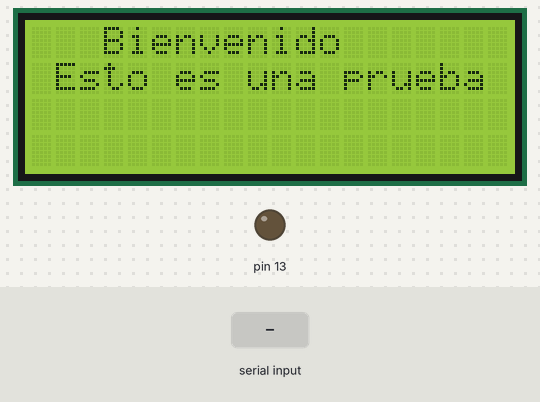
Bench run of a sketch on a simulated Arduino Uno, built with avr-gcc and run on an emulated ATmega328P. Shown: 20×4 character LCD, output pins drawn as LEDs (lit = HIGH). The inputs (shaded band) are chosen by the test bench. What the sketch prints to the serial monitor is not drawn.

Above: at 1.2 s.
1.3 s: "V90\n" received over Serial
At 1.8 s:
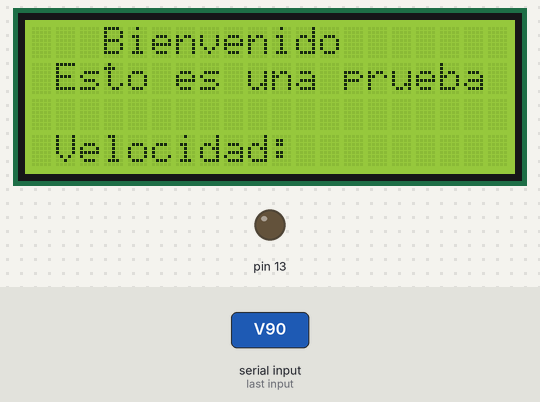
At 6.2 s:
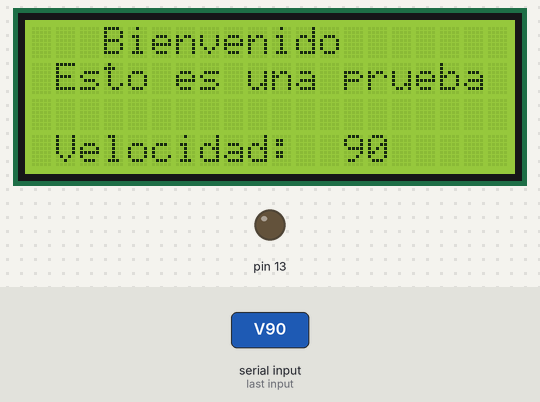
Timing chart, 0 to 7.7 s (numbered marks = the images above; inputs shaded):
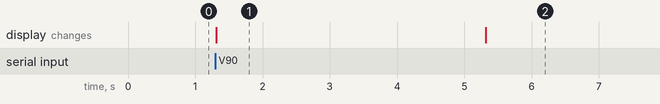

Measured:
- after the input at 1.3 s, the display: changes at once (image 1)
- what the display in image 1 shows lasts 4.0 s, from 1.3 s to 5.3 s

The sketch:

Prueba.ino
```cpp
#include<LCD.h>
#include <Wire.h>  // Lo trae Arduino IDE
#include <LiquidCrystal_I2C.h> // Incluimos la libreria del LCD
#include "LED.h"

LiquidCrystal_I2C lcd(0x27, 2, 1, 0, 4, 5, 6, 7, 3, POSITIVE);  // Seteamos la direccion I2C

LED led(13);

char opcion1 = '0';
String bufferString = "";
int num;

void setup() {

  lcd.begin(20,4);
  Serial.begin(9600);
  Serial.setTimeout(1000);
  pinMode(13, OUTPUT);

  lcd.setCursor(3,0); //Empiezo en la posicion 1 (caracter) sobre la linea 0
  lcd.print("Bienvenido");
  lcd.setCursor(1,1);
  lcd.print("Esto es una prueba");

}

int Suma(int num){
  return num + num;
}

void loop(){

  if(Serial.available()>0){

    opcion1=Serial.read();
    Serial.flush();

    switch(opcion1){

      case 'S':

            led.Encender();

        break;

      case 'N':

           led.Apagar();

        break;

      case 'V':

            lcd.setCursor(1,3);
            lcd.print("Velocidad: ");

            delay(2000);

            while (Serial.available() > 0) {
                bufferString += (char)Serial.read();
            }

            //Se transforma el buffer a un número entero
            num = bufferString.toInt();
            //Se imprime el número que se recibe
            //Serial.print("Numero recibido: ");
            Serial.println(num);

            Serial.println(Suma(num));

            delay(2000);
            lcd.setCursor(13,3);
            lcd.print(num);

            break;

      default:

           Serial.println("No se selecciono nada");

           break;

    }//Fin Switch

  }

}
```

LED.h
```cpp
class LED{

	public:

		int PIN;

		LED::LED(int pin);

		void LED::Encender();
		void LED::Apagar();

};

LED::LED(int pin){

	PIN = pin;

}

void LED::Encender(){

	digitalWrite(PIN, HIGH);

}

void LED::Apagar(){

	digitalWrite(PIN, LOW);

}
```
